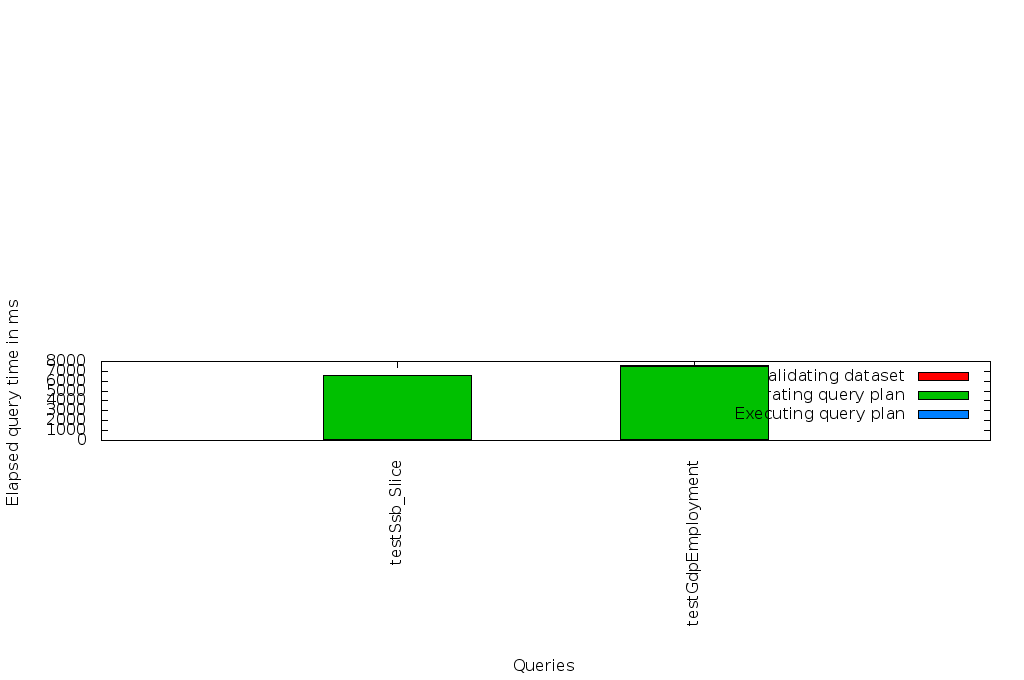

Here is the gnuplot script that generated this plot:
# gnuplot script file for plotting bandwidth over time
#!/usr/bin/gnuplot
reset
set terminal png size 1024,680
set size 1,0.5
set origin 0,0
set output "log_result_bottleneck_graph.png"
#set terminal postscript portrait enhanced color solid lw 2.0 "Helvetica" 14 
#set output "force.ps"

set style data histograms
set style histogram rowstacked

#set key outside

#set yrange [0:8000]

set boxwidth 0.5 relative
set style fill solid 1.0 border -1
set datafile separator "|"

set xtics rotate
set xlabel "Queries"
set ylabel "Elapsed query time in ms"
#set title  "Elapsed query time per component" 

plot "< sqlite3 /home/benedikt/Workspaces/Git-Repositories/olap4ld/OLAP4LD-trunk/testresources/bottleneck.db 'select querytime,queryname,triples,avg(loadingvalidatingdataset),avg(generatinglogicalqueryplan),avg(executinglogicalqueryplan) from bottleneck where queryname like \" test%\" group by queryname,triples order by triples, queryname desc'" using 4 t "Loading and validating dataset", '' using 5:xticlabels(2) t "Generating query plan", '' using 6:xticlabels(2) t "Executing query plan"
